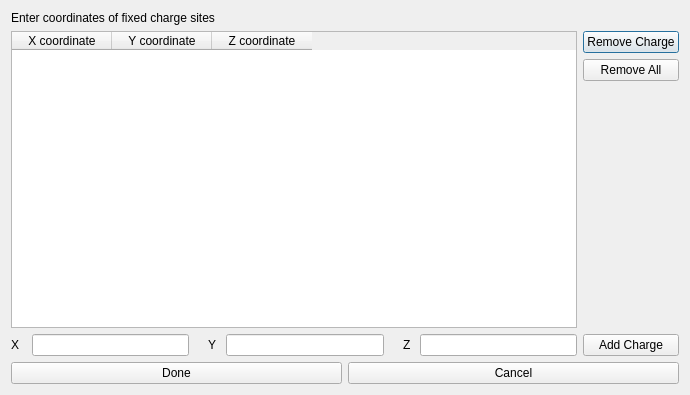
<?xml version="1.0" encoding="UTF-8"?>
<ui version="4.0">
 <class>Dialog</class>
 <widget class="QDialog" name="Dialog">
  <property name="geometry">
   <rect>
    <x>0</x>
    <y>0</y>
    <width>690</width>
    <height>395</height>
   </rect>
  </property>
  <property name="windowTitle">
   <string>Dialog</string>
  </property>
  <layout class="QGridLayout" name="gridLayout_2">
   <item row="0" column="0">
    <layout class="QVBoxLayout" name="verticalLayout">
     <item>
      <widget class="QLabel" name="label_6">
       <property name="text">
        <string>Enter coordinates of fixed charge sites</string>
       </property>
      </widget>
     </item>
     <item>
      <layout class="QGridLayout" name="gridLayout">
       <item row="0" column="0" rowspan="3">
        <widget class="QTableWidget" name="coordList">
         <column>
          <property name="text">
           <string>X coordinate</string>
          </property>
         </column>
         <column>
          <property name="text">
           <string>Y coordinate</string>
          </property>
         </column>
         <column>
          <property name="text">
           <string>Z coordinate</string>
          </property>
         </column>
        </widget>
       </item>
       <item row="0" column="1">
        <widget class="QPushButton" name="removeCharge">
         <property name="text">
          <string>Remove Charge</string>
         </property>
        </widget>
       </item>
       <item row="1" column="1">
        <widget class="QPushButton" name="removeAll">
         <property name="text">
          <string>Remove All</string>
         </property>
        </widget>
       </item>
       <item row="2" column="1">
        <spacer name="verticalSpacer">
         <property name="orientation">
          <enum>Qt::Vertical</enum>
         </property>
         <property name="sizeHint" stdset="0">
          <size>
           <width>20</width>
           <height>108</height>
          </size>
         </property>
        </spacer>
       </item>
       <item row="3" column="0">
        <layout class="QHBoxLayout" name="horizontalLayout">
         <item>
          <widget class="QLabel" name="label">
           <property name="text">
            <string>X  </string>
           </property>
          </widget>
         </item>
         <item>
          <widget class="QLineEdit" name="xEntry">
           <property name="text">
            <string/>
           </property>
          </widget>
         </item>
         <item>
          <widget class="QLabel" name="label_4">
           <property name="text">
            <string/>
           </property>
          </widget>
         </item>
         <item>
          <widget class="QLabel" name="label_2">
           <property name="text">
            <string>Y </string>
           </property>
          </widget>
         </item>
         <item>
          <widget class="QLineEdit" name="yEntry"/>
         </item>
         <item>
          <widget class="QLabel" name="label_5">
           <property name="text">
            <string/>
           </property>
          </widget>
         </item>
         <item>
          <widget class="QLabel" name="label_3">
           <property name="text">
            <string>Z </string>
           </property>
          </widget>
         </item>
         <item>
          <widget class="QLineEdit" name="zEntry"/>
         </item>
        </layout>
       </item>
       <item row="3" column="1">
        <widget class="QPushButton" name="addCharge">
         <property name="text">
          <string>Add Charge</string>
         </property>
        </widget>
       </item>
      </layout>
     </item>
     <item>
      <layout class="QHBoxLayout" name="horizontalLayout_2">
       <item>
        <widget class="QPushButton" name="done">
         <property name="text">
          <string>Done</string>
         </property>
        </widget>
       </item>
       <item>
        <widget class="QPushButton" name="cancel">
         <property name="text">
          <string>Cancel</string>
         </property>
        </widget>
       </item>
      </layout>
     </item>
    </layout>
   </item>
  </layout>
 </widget>
 <resources/>
 <connections/>
</ui>
